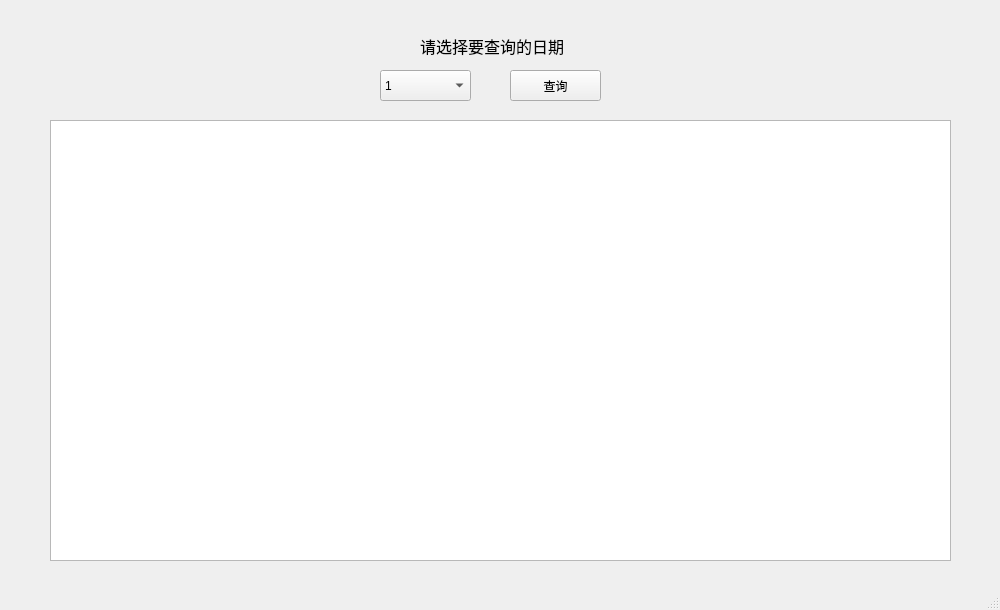
<?xml version="1.0" encoding="UTF-8"?>
<ui version="4.0">
 <class>date_que</class>
 <widget class="QMainWindow" name="date_que">
  <property name="geometry">
   <rect>
    <x>0</x>
    <y>0</y>
    <width>1000</width>
    <height>610</height>
   </rect>
  </property>
  <property name="minimumSize">
   <size>
    <width>1000</width>
    <height>610</height>
   </size>
  </property>
  <property name="maximumSize">
   <size>
    <width>16777215</width>
    <height>16777215</height>
   </size>
  </property>
  <property name="windowTitle">
   <string>MainWindow</string>
  </property>
  <property name="styleSheet">
   <string notr="true"/>
  </property>
  <widget class="QWidget" name="centralwidget">
   <widget class="QTableView" name="tableView">
    <property name="geometry">
     <rect>
      <x>50</x>
      <y>120</y>
      <width>901</width>
      <height>441</height>
     </rect>
    </property>
   </widget>
   <widget class="QComboBox" name="comboBox">
    <property name="geometry">
     <rect>
      <x>380</x>
      <y>70</y>
      <width>91</width>
      <height>31</height>
     </rect>
    </property>
    <item>
     <property name="text">
      <string>1</string>
     </property>
    </item>
    <item>
     <property name="text">
      <string>2</string>
     </property>
    </item>
    <item>
     <property name="text">
      <string>3</string>
     </property>
    </item>
    <item>
     <property name="text">
      <string>4</string>
     </property>
    </item>
    <item>
     <property name="text">
      <string>5</string>
     </property>
    </item>
    <item>
     <property name="text">
      <string>6</string>
     </property>
    </item>
    <item>
     <property name="text">
      <string>7</string>
     </property>
    </item>
    <item>
     <property name="text">
      <string>8</string>
     </property>
    </item>
    <item>
     <property name="text">
      <string>9</string>
     </property>
    </item>
    <item>
     <property name="text">
      <string>10</string>
     </property>
    </item>
    <item>
     <property name="text">
      <string>11</string>
     </property>
    </item>
    <item>
     <property name="text">
      <string>12</string>
     </property>
    </item>
    <item>
     <property name="text">
      <string>13</string>
     </property>
    </item>
    <item>
     <property name="text">
      <string>14</string>
     </property>
    </item>
    <item>
     <property name="text">
      <string>15</string>
     </property>
    </item>
    <item>
     <property name="text">
      <string>16</string>
     </property>
    </item>
    <item>
     <property name="text">
      <string>17</string>
     </property>
    </item>
    <item>
     <property name="text">
      <string>18</string>
     </property>
    </item>
    <item>
     <property name="text">
      <string>19</string>
     </property>
    </item>
    <item>
     <property name="text">
      <string>20</string>
     </property>
    </item>
    <item>
     <property name="text">
      <string>21</string>
     </property>
    </item>
    <item>
     <property name="text">
      <string>22</string>
     </property>
    </item>
    <item>
     <property name="text">
      <string>23</string>
     </property>
    </item>
    <item>
     <property name="text">
      <string>24</string>
     </property>
    </item>
    <item>
     <property name="text">
      <string>25</string>
     </property>
    </item>
    <item>
     <property name="text">
      <string>26</string>
     </property>
    </item>
    <item>
     <property name="text">
      <string>27</string>
     </property>
    </item>
    <item>
     <property name="text">
      <string>28</string>
     </property>
    </item>
    <item>
     <property name="text">
      <string>29</string>
     </property>
    </item>
    <item>
     <property name="text">
      <string>30</string>
     </property>
    </item>
    <item>
     <property name="text">
      <string>31</string>
     </property>
    </item>
   </widget>
   <widget class="QPushButton" name="pushButton">
    <property name="geometry">
     <rect>
      <x>510</x>
      <y>70</y>
      <width>91</width>
      <height>31</height>
     </rect>
    </property>
    <property name="text">
     <string>查询</string>
    </property>
   </widget>
   <widget class="QLabel" name="label_14">
    <property name="geometry">
     <rect>
      <x>420</x>
      <y>30</y>
      <width>241</width>
      <height>31</height>
     </rect>
    </property>
    <property name="font">
     <font>
      <family>微软雅黑</family>
      <pointsize>12</pointsize>
     </font>
    </property>
    <property name="text">
     <string>请选择要查询的日期</string>
    </property>
   </widget>
  </widget>
  <widget class="QMenuBar" name="menubar">
   <property name="geometry">
    <rect>
     <x>0</x>
     <y>0</y>
     <width>1000</width>
     <height>23</height>
    </rect>
   </property>
  </widget>
  <widget class="QStatusBar" name="statusbar"/>
 </widget>
 <resources/>
 <connections/>
</ui>
